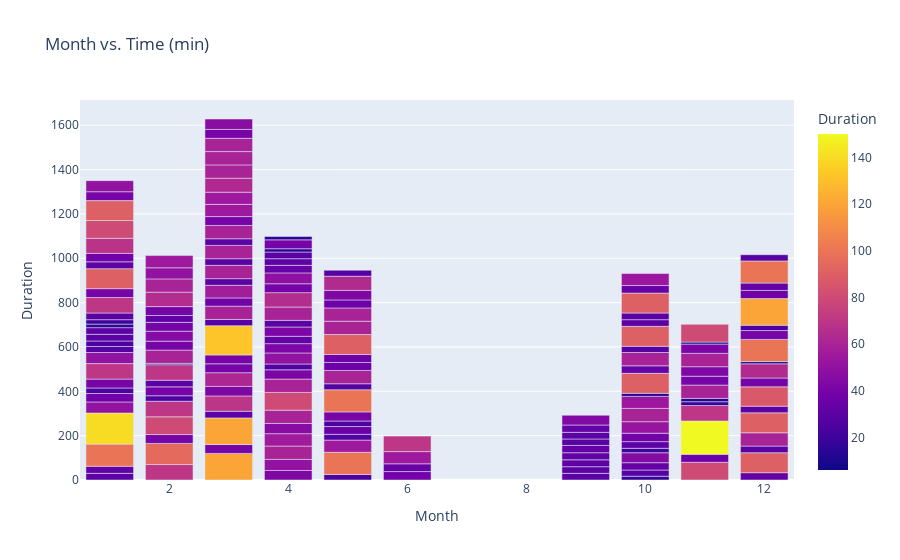

The notebook cell saved with this chart:
### Code cell
px.bar(df, x = 'Month', y = 'Duration', color = 'Duration', barmode='stack', title = 'Month vs. Time (min)')

### Figure 1 — Plotly figure (JSON) as saved in the notebook; plotly's stock layout.template omitted (floating-point values rounded to 4 significant figures; data arrays with more than 128 entries replaced by an {"elided": "..."} marker saying what was removed)
{"data": [{"alignmentgroup": "True", "hovertemplate": "Month=%{x}<br>Duration=%{marker.color}<extra></extra>", "legendgroup": "", "marker": {"color": {"elided": "185 int values"}, "coloraxis": "coloraxis", "pattern": {"shape": ""}}, "name": "", "offsetgroup": "", "orientation": "v", "showlegend": false, "textposition": "auto", "type": "bar", "x": {"elided": "185 int values"}, "xaxis": "x", "y": {"elided": "185 int values"}, "yaxis": "y"}], "layout": {"barmode": "stack", "coloraxis": {"colorbar": {"title": {"text": "Duration"}}, "colorscale": [[0, "#0d0887"], [0.1111, "#46039f"], [0.2222, "#7201a8"], [0.3333, "#9c179e"], [0.4444, "#bd3786"], [0.5556, "#d8576b"], [0.6667, "#ed7953"], [0.7778, "#fb9f3a"], [0.8889, "#fdca26"], [1, "#f0f921"]]}, "legend": {"tracegroupgap": 0}, "title": {"text": "Month vs. Time (min)"}, "xaxis": {"anchor": "y", "domain": [0, 1], "title": {"text": "Month"}}, "yaxis": {"anchor": "x", "domain": [0, 1], "title": {"text": "Duration"}}}}
